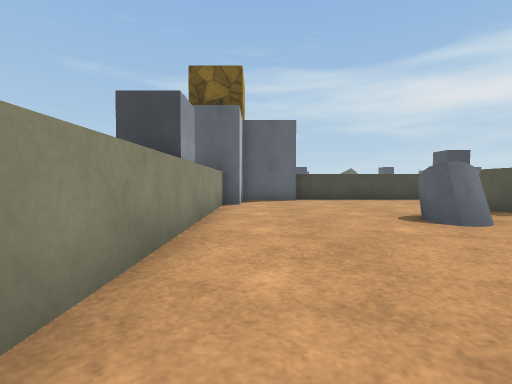
view 1 (above)

19 first-person views from a walk through a scene from a Unity 3-D project. The camera is 0.68 m above the floor, tilts 2° down and sees 85° across. The floor is counted in squares, 1 m on a side. Each view is taken from the middle of a square. On the plan, view 1 faces up. The plan holds only what a view shows up to about 9 squares ahead; the rest is blank. The place goes on beyond the plan. The player character is not drawn. Surface patterns are stand-ins for the level's own textures.

view 2
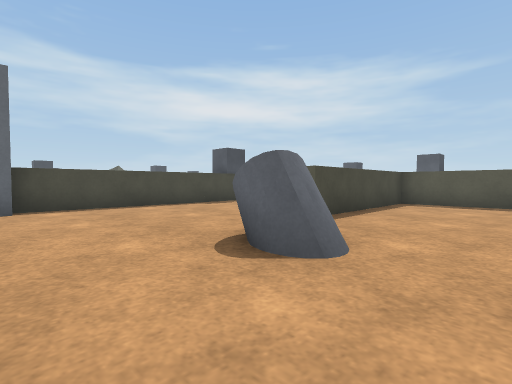

view 3
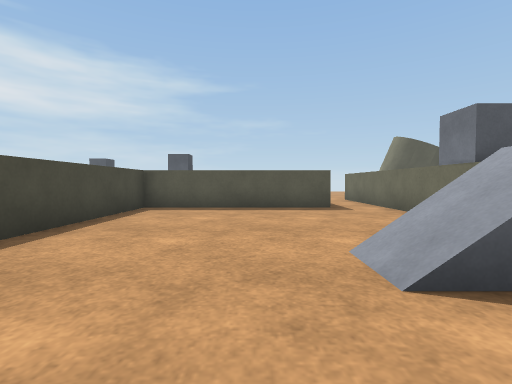

view 4
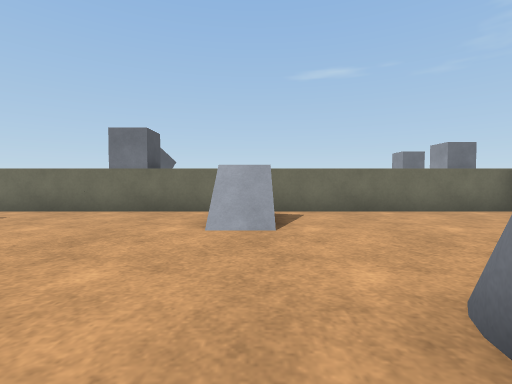

view 5
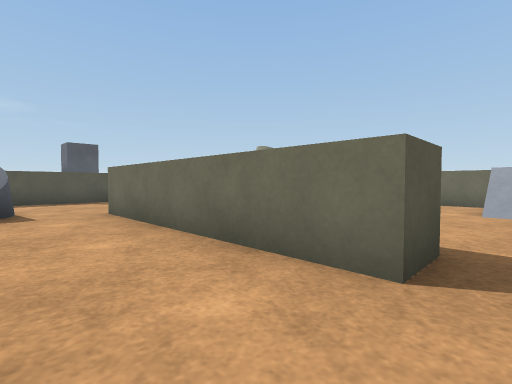

view 6
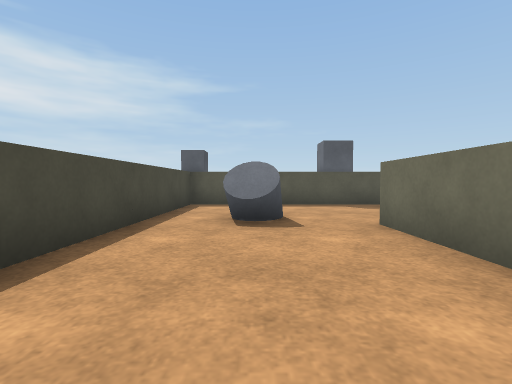

view 7
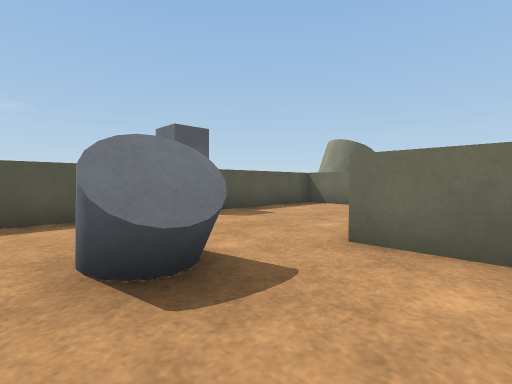

view 8
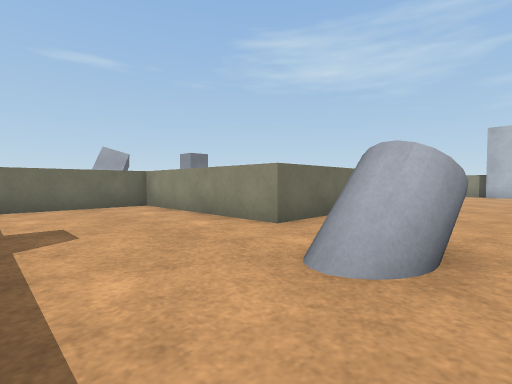

view 9
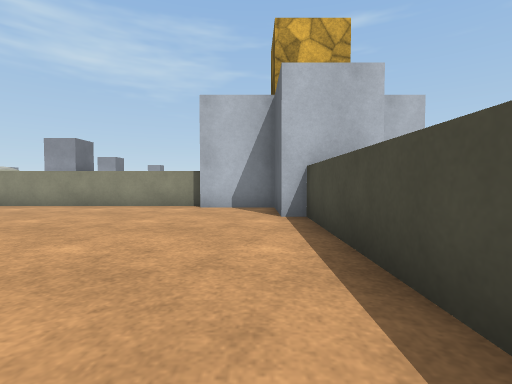

view 10
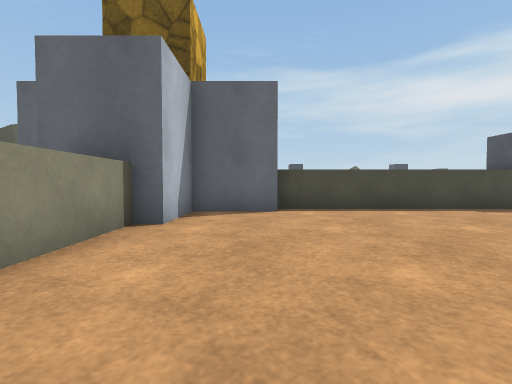

view 11
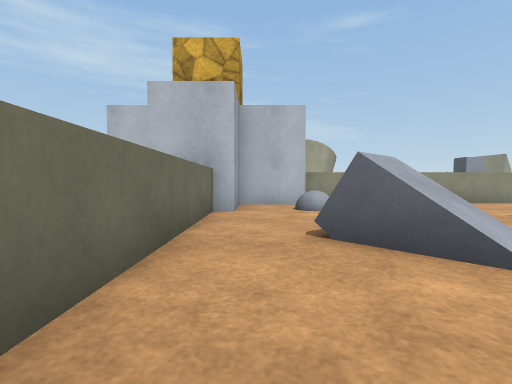

view 12
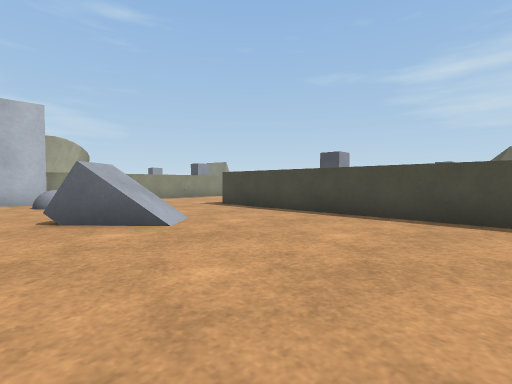

view 13
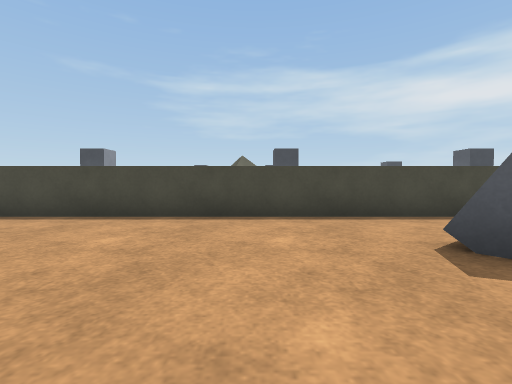

view 14
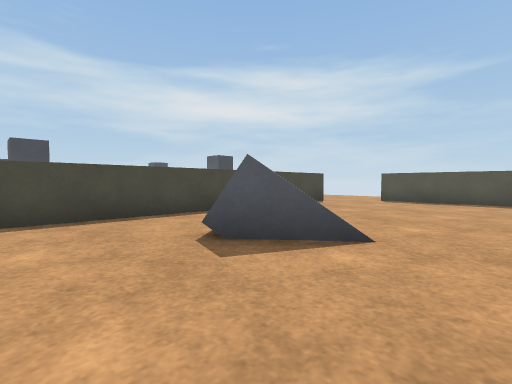

view 15
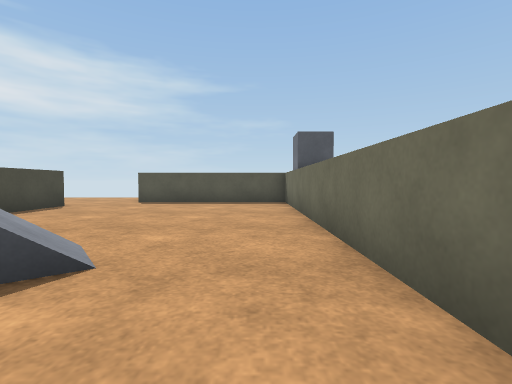

view 16
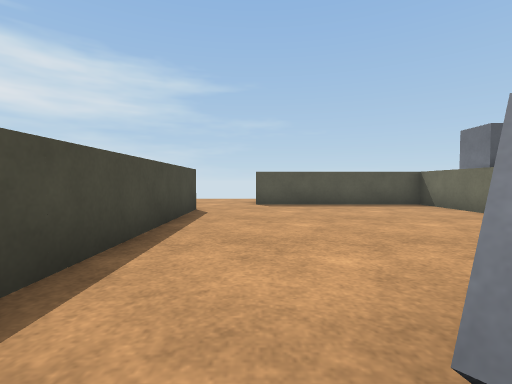

view 17
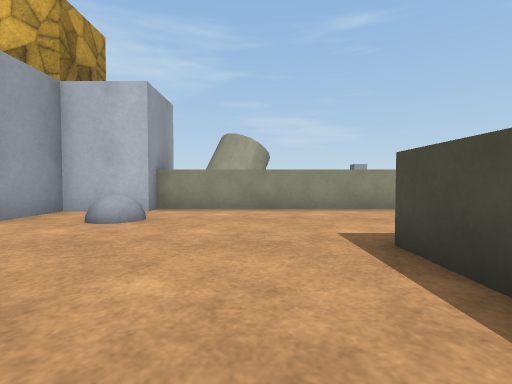

view 18
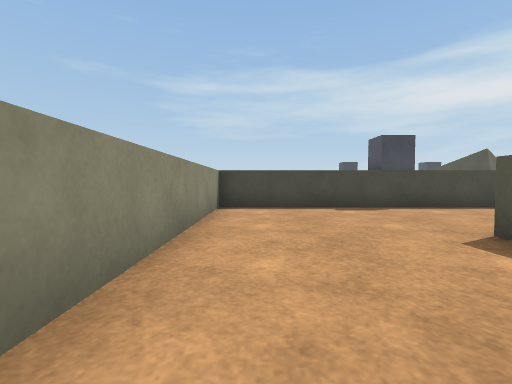

view 19
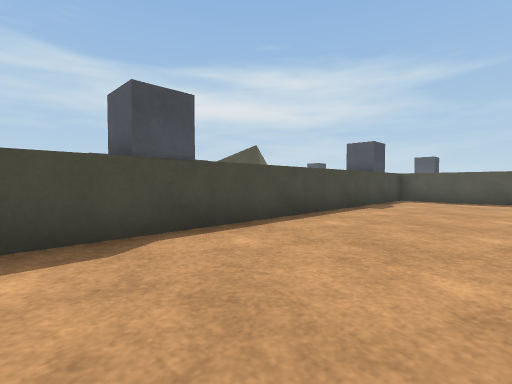

### Floor plan
Ten units are one square. View 1 is at (0, 0); x grows to the right and y downward. Boxes are objects, and circles mark ways between rooms. Rooms are numbered by the first view taken in them; rooms with no view inside come last. Other rooms are left out.
<svg viewBox="-15 -240 225 260">
<path fill="none" stroke="#000" d="M105 -9 105 -60 56 -60 56 -70 115 -70 115 -20 148 -20M75 -110 15 -110M-10 -35 -10 -10M-10 -85 -10 -45M155 -28 155 -110 91 -110M-10 5 120 5M130 -204 130 -218M120 -120 174 -120M104 -235 -10 -235 -10 -145M15 -120 70 -120M190 -185 30 -185M194 -120 205 -120 205 -170"/>
<rect x="25" y="-65" width="20" height="20" fill="#bbb"><title>other object</title></rect>
<rect x="45" y="-5" width="10" height="10" fill="#bbb"><title>other object</title></rect>
<rect x="75" y="5" width="10" height="10" fill="#bbb"><title>other object</title></rect>
<rect x="115" y="-95" width="20" height="10" fill="#bbb"><title>other object</title></rect>
<rect x="155" y="-65" width="10" height="10" fill="#bbb"><title>other object</title></rect>
<rect x="-5" y="-125" width="20" height="20" fill="#bbb"><title>other object</title></rect>
<rect x="5" y="-155" width="10" height="20" fill="#bbb"><title>other object</title></rect>
<rect x="35" y="-145" width="20" height="10" fill="#bbb"><title>other object</title></rect>
<rect x="75" y="-125" width="10" height="20" fill="#bbb"><title>other object</title></rect>
<rect x="115" y="-165" width="30" height="20" fill="#bbb"><title>other object</title></rect>
<rect x="175" y="-125" width="20" height="20" fill="#bbb"><title>other object</title></rect>
<text x="70" y="-50">1</text>
<text x="90" y="-170">2</text>
</svg>

Where each view was taken, in squares from view 1:
view 1: 0 up, 0 right, facing up
view 2: 3 up, 1 right, facing up-right
view 3: 3 up, 3 right, facing right
view 4: 6 up, 5 right, facing down
view 5: 9 up, 5 right, facing down-right
view 6: 9 up, 7 right, facing right
view 7: 10 up, 10 right, facing down-right
view 8: 10 up, 15 right, facing down-left
view 9: 10 up, 7 right, facing left
view 10: 4 up, 1 right, facing up
view 11: 13 up, 8 right, facing left
view 12: 13 up, 10 right, facing up-left
view 13: 13 up, 10 right, facing up
view 14: 13 up, 10 right, facing up-right
view 15: 13 up, 11 right, facing right
view 16: 17 up, 12 right, facing right
view 17: 17 up, 6 right, facing left
view 18: 16 up, 0 right, facing up
view 19: 20 up, 2 right, facing up-right
